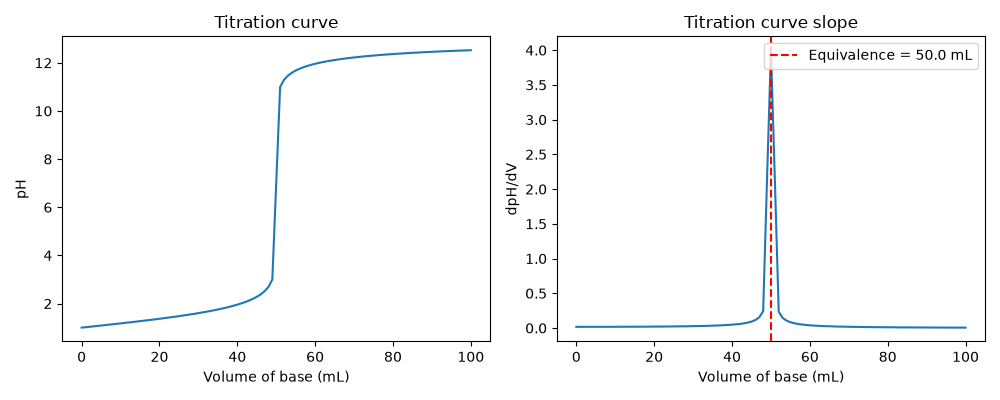

Source code (Python):
import numpy as np
import matplotlib.pyplot as plt

data = np.loadtxt("titration.csv", delimiter=",", skiprows=1)

V = data[:, 0]
pH = data[:, 1]

# Calculate dpH/dV
slope = np.gradient(pH, V)

# Equivalence point = maximum slope
equivalence_index = np.argmax(slope)
equivalence_volume = V[equivalence_index]

print("Equivalence point =", equivalence_volume, "mL")


fig, axes = plt.subplots(1, 2, figsize=(10, 4))

axes[0].plot(V, pH)
axes[0].set_xlabel("Volume of base (mL)")
axes[0].set_ylabel("pH")
axes[0].set_title("Titration curve")

axes[1].plot(V, slope)
axes[1].axvline(equivalence_volume, color="red", linestyle="--",
                label=f"Equivalence = {equivalence_volume:.1f} mL")
axes[1].set_xlabel("Volume of base (mL)")
axes[1].set_ylabel("dpH/dV")
axes[1].set_title("Titration curve slope")
axes[1].legend()

plt.tight_layout()
plt.savefig("titration.png")
plt.show()
